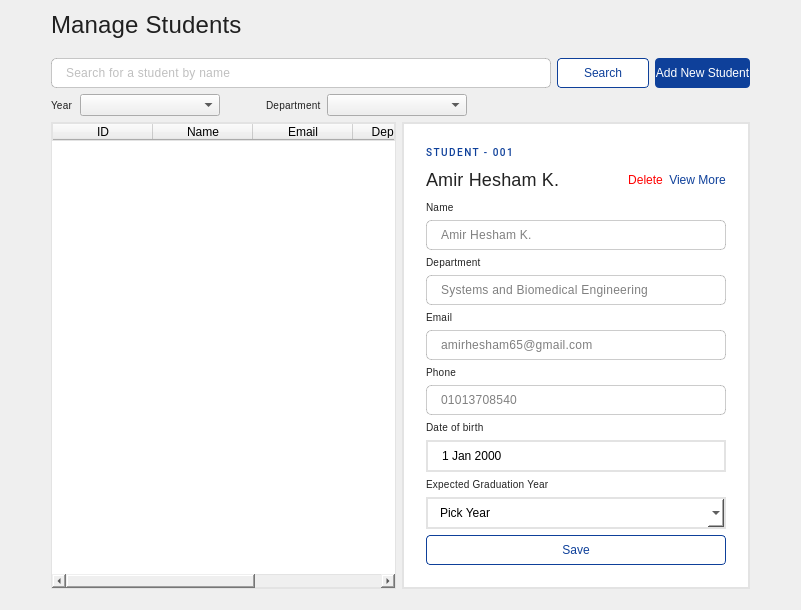
      <widget class="QWidget" name="P2_Students">
       <layout class="QHBoxLayout" name="horizontalLayout_22">
        <item>
         <spacer name="horizontalSpacer_8">
          <property name="orientation">
           <enum>Qt::Horizontal</enum>
          </property>
          <property name="sizeType">
           <enum>QSizePolicy::Preferred</enum>
          </property>
          <property name="sizeHint" stdset="0">
           <size>
            <width>40</width>
            <height>20</height>
           </size>
          </property>
         </spacer>
        </item>
        <item>
         <layout class="QVBoxLayout" name="verticalLayout_33">
          <item>
           <widget class="QLabel" name="label_27">
            <property name="styleSheet">
             <string notr="true">font-style: normal;
font-weight: 400;
font-size: 24px;
line-height: 24px;
/* identical to box height, or 100% */

letter-spacing: 0.18px;

/* 00. On Surface / High Emphasis */

color: rgba(0, 0, 0, 0.87);</string>
            </property>
            <property name="text">
             <string>Manage Students</string>
            </property>
           </widget>
          </item>
          <item>
           <spacer name="verticalSpacer_19">
            <property name="orientation">
             <enum>Qt::Vertical</enum>
            </property>
            <property name="sizeType">
             <enum>QSizePolicy::Fixed</enum>
            </property>
            <property name="sizeHint" stdset="0">
             <size>
              <width>20</width>
              <height>13</height>
             </size>
            </property>
           </spacer>
          </item>
          <item>
           <layout class="QHBoxLayout" name="horizontalLayout_12">
            <item>
             <widget class="QLineEdit" name="lineEdit_3">
              <property name="minimumSize">
               <size>
                <width>500</width>
                <height>0</height>
               </size>
              </property>
              <property name="styleSheet">
               <string notr="true">color: #000;
padding: 6px 12px;
border: 1px solid rgba(0, 0, 0, 0.20);
border-radius: 5px;

/* Body 2 */

font-family: 'Roboto';
font-style: normal;
font-weight: 400;
font-size: 12px;
line-height: 20px;
/* identical to box height, or 143% */

letter-spacing: 0.25px;

/* 00. On Surface / High Emphasis */

color: rgba(0, 0, 0, 0.50);</string>
              </property>
              <property name="placeholderText">
               <string>Search for a student by name</string>
              </property>
             </widget>
            </item>
            <item>
             <widget class="QPushButton" name="pushButton_3">
              <property name="minimumSize">
               <size>
                <width>92</width>
                <height>30</height>
               </size>
              </property>
              <property name="styleSheet">
               <string notr="true">background: #fff;
color: #0E409A;
border: 1px solid;
border-color:  #0E409A;
border-radius: 4px;
min-width: 90px;</string>
              </property>
              <property name="text">
               <string>Search</string>
              </property>
             </widget>
            </item>
            <item>
             <widget class="QPushButton" name="btn_add_student">
              <property name="sizePolicy">
               <sizepolicy hsizetype="Fixed" vsizetype="Fixed">
                <horstretch>1</horstretch>
                <verstretch>0</verstretch>
               </sizepolicy>
              </property>
              <property name="minimumSize">
               <size>
                <width>90</width>
                <height>30</height>
               </size>
              </property>
              <property name="maximumSize">
               <size>
                <width>150</width>
                <height>16777215</height>
               </size>
              </property>
              <property name="styleSheet">
               <string notr="true">color: #fff;
background: #0E409A;
border-radius: 4px;
min-width: 90px;</string>
              </property>
              <property name="text">
               <string>Add New Student</string>
              </property>
             </widget>
            </item>
           </layout>
          </item>
          <item>
           <layout class="QHBoxLayout" name="horizontalLayout_14">
            <item>
             <layout class="QHBoxLayout" name="horizontalLayout_15">
              <item>
               <widget class="QLabel" name="label_28">
                <property name="styleSheet">
                 <string notr="true">/* Body 2 */

font-family: 'Roboto';
font-style: normal;
font-weight: 300;
font-size: 10px;
line-height: 20px;
/* identical to box height, or 143% */

letter-spacing: 0.25px;
text-align: center;

/* 00. On Surface / High Emphasis */

color: rgba(0, 0, 0, 0.87);</string>
                </property>
                <property name="text">
                 <string>Year</string>
                </property>
                <property name="scaledContents">
                 <bool>false</bool>
                </property>
                <property name="alignment">
                 <set>Qt::AlignLeading|Qt::AlignLeft|Qt::AlignVCenter</set>
                </property>
                <property name="wordWrap">
                 <bool>true</bool>
                </property>
               </widget>
              </item>
              <item>
               <widget class="QComboBox" name="comboBox">
                <property name="minimumSize">
                 <size>
                  <width>140</width>
                  <height>0</height>
                 </size>
                </property>
                <property name="styleSheet">
                 <string notr="true"/>
                </property>
                <property name="currentText">
                 <string/>
                </property>
                <property name="placeholderText">
                 <string>Pick Year</string>
                </property>
                <item>
                 <property name="text">
                  <string>All</string>
                 </property>
                </item>
                <item>
                 <property name="text">
                  <string>2023</string>
                 </property>
                </item>
                <item>
                 <property name="text">
                  <string>2024</string>
                 </property>
                </item>
                <item>
                 <property name="text">
                  <string>2025</string>
                 </property>
                </item>
                <item>
                 <property name="text">
                  <string>2026</string>
                 </property>
                </item>
               </widget>
              </item>
             </layout>
            </item>
            <item>
             <spacer name="horizontalSpacer_12">
              <property name="orientation">
               <enum>Qt::Horizontal</enum>
              </property>
              <property name="sizeType">
               <enum>QSizePolicy::Fixed</enum>
              </property>
              <property name="sizeHint" stdset="0">
               <size>
                <width>40</width>
                <height>20</height>
               </size>
              </property>
             </spacer>
            </item>
            <item>
             <layout class="QHBoxLayout" name="horizontalLayout_16">
              <item>
               <widget class="QLabel" name="label_29">
                <property name="styleSheet">
                 <string notr="true">/* Body 2 */

font-family: 'Roboto';
font-style: normal;
font-weight: 300;
font-size: 10px;
line-height: 20px;
/* identical to box height, or 143% */

letter-spacing: 0.25px;
text-align: center;

/* 00. On Surface / High Emphasis */

color: rgba(0, 0, 0, 0.87);</string>
                </property>
                <property name="text">
                 <string>Department</string>
                </property>
                <property name="scaledContents">
                 <bool>false</bool>
                </property>
                <property name="alignment">
                 <set>Qt::AlignLeading|Qt::AlignLeft|Qt::AlignVCenter</set>
                </property>
                <property name="wordWrap">
                 <bool>true</bool>
                </property>
               </widget>
              </item>
              <item>
               <widget class="QComboBox" name="comboBox_2">
                <property name="minimumSize">
                 <size>
                  <width>140</width>
                  <height>0</height>
                 </size>
                </property>
                <property name="styleSheet">
                 <string notr="true"/>
                </property>
                <property name="placeholderText">
                 <string>Pick Department</string>
                </property>
                <item>
                 <property name="text">
                  <string>All</string>
                 </property>
                </item>
                <item>
                 <property name="text">
                  <string>SBE</string>
                 </property>
                </item>
                <item>
                 <property name="text">
                  <string>CMP</string>
                 </property>
                </item>
                <item>
                 <property name="text">
                  <string>ELC</string>
                 </property>
                </item>
                <item>
                 <property name="text">
                  <string>EPM</string>
                 </property>
                </item>
                <item>
                 <property name="text">
                  <string>AER</string>
                 </property>
                </item>
                <item>
                 <property name="text">
                  <string>AER</string>
                 </property>
                </item>
                <item>
                 <property name="text">
                  <string>MEC</string>
                 </property>
                </item>
                <item>
                 <property name="text">
                  <string>ARC</string>
                 </property>
                </item>
                <item>
                 <property name="text">
                  <string>CHE</string>
                 </property>
                </item>
                <item>
                 <property name="text">
                  <string>CVE</string>
                 </property>
                </item>
                <item>
                 <property name="text">
                  <string>PET</string>
                 </property>
                </item>
                <item>
                 <property name="text">
                  <string>MET</string>
                 </property>
                </item>
                <item>
                 <property name="text">
                  <string>MIN</string>
                 </property>
                </item>
               </widget>
              </item>
             </layout>
            </item>
            <item>
             <spacer name="horizontalSpacer_10">
              <property name="orientation">
               <enum>Qt::Horizontal</enum>
              </property>
              <property name="sizeHint" stdset="0">
               <size>
                <width>40</width>
                <height>20</height>
               </size>
              </property>
             </spacer>
            </item>
           </layout>
          </item>
          <item>
           <layout class="QHBoxLayout" name="horizontalLayout_21">
            <item>
             <widget class="QTableWidget" name="tbl_students">
              <property name="enabled">
               <bool>true</bool>
              </property>
              <property name="styleSheet">
               <string notr="true">color: black;
border: 1px solid rgb(227, 227, 227);</string>
              </property>
              <property name="frameShape">
               <enum>QFrame::VLine</enum>
              </property>
              <property name="selectionMode">
               <enum>QAbstractItemView::SingleSelection</enum>
              </property>
              <property name="showGrid">
               <bool>true</bool>
              </property>
              <property name="gridStyle">
               <enum>Qt::NoPen</enum>
              </property>
              <property name="sortingEnabled">
               <bool>false</bool>
              </property>
              <property name="cornerButtonEnabled">
               <bool>true</bool>
              </property>
              <column>
               <property name="text">
                <string>ID</string>
               </property>
              </column>
              <column>
               <property name="text">
                <string>Name</string>
               </property>
              </column>
              <column>
               <property name="text">
                <string>Email</string>
               </property>
              </column>
              <column>
               <property name="text">
                <string>Department</string>
               </property>
              </column>
              <column>
               <property name="text">
                <string>Year</string>
               </property>
              </column>
             </widget>
            </item>
            <item>
             <widget class="QWidget" name="card1_6" native="true">
              <property name="sizePolicy">
               <sizepolicy hsizetype="Fixed" vsizetype="Fixed">
                <horstretch>0</horstretch>
                <verstretch>0</verstretch>
               </sizepolicy>
              </property>
              <property name="minimumSize">
               <size>
                <width>0</width>
                <height>0</height>
               </size>
              </property>
              <property name="maximumSize">
               <size>
                <width>16777215</width>
                <height>500</height>
               </size>
              </property>
              <property name="styleSheet">
               <string notr="true">background-color: #fff;
border: 2px solid rgb(227, 227, 227);
padding: 0;</string>
              </property>
              <layout class="QVBoxLayout" name="verticalLayout_19">
               <property name="leftMargin">
                <number>24</number>
               </property>
               <property name="topMargin">
                <number>24</number>
               </property>
               <property name="rightMargin">
                <number>24</number>
               </property>
               <property name="bottomMargin">
                <number>24</number>
               </property>
               <item>
                <widget class="QLabel" name="stnt_code_lbl">
                 <property name="sizePolicy">
                  <sizepolicy hsizetype="Preferred" vsizetype="Fixed">
                   <horstretch>0</horstretch>
                   <verstretch>0</verstretch>
                  </sizepolicy>
                 </property>
                 <property name="font">
                  <font>
                   <family>Roboto</family>
                   <pointsize>-1</pointsize>
                   <italic>false</italic>
                   <bold>false</bold>
                  </font>
                 </property>
                 <property name="styleSheet">
                  <string notr="true">font-family: 'Roboto';
font-style: normal;
font-weight: 500;
font-size: 10px;
line-height: 16px;
/* identical to box height, or 160% */
border: 0;
letter-spacing: 1.5px;
text-transform: uppercase;

/* 00. On Surface / High Emphasis */

color: #0E409A;
</string>
                 </property>
                 <property name="text">
                  <string>STUDENT - 001</string>
                 </property>
                 <property name="scaledContents">
                  <bool>false</bool>
                 </property>
                 <property name="wordWrap">
                  <bool>true</bool>
                 </property>
                </widget>
               </item>
               <item>
                <layout class="QHBoxLayout" name="horizontalLayout_17">
                 <item>
                  <widget class="QLabel" name="nm_lbl_stud">
                   <property name="sizePolicy">
                    <sizepolicy hsizetype="Preferred" vsizetype="Fixed">
                     <horstretch>0</horstretch>
                     <verstretch>0</verstretch>
                    </sizepolicy>
                   </property>
                   <property name="styleSheet">
                    <string notr="true">font-style: normal;
font-weight: 400;
font-size: 18px;
line-height: 24px;
/* identical to box height, or 100% */

letter-spacing: 0.18px;
border: 0;
/* 00. On Surface / High Emphasis */

color: rgba(0, 0, 0, 0.87);</string>
                   </property>
                   <property name="text">
                    <string>Amir Hesham K.</string>
                   </property>
                  </widget>
                 </item>
                 <item>
                  <widget class="QPushButton" name="pushButton_5">
                   <property name="sizePolicy">
                    <sizepolicy hsizetype="Fixed" vsizetype="Fixed">
                     <horstretch>0</horstretch>
                     <verstretch>0</verstretch>
                    </sizepolicy>
                   </property>
                   <property name="minimumSize">
                    <size>
                     <width>0</width>
                     <height>30</height>
                    </size>
                   </property>
                   <property name="styleSheet">
                    <string notr="true">background: #fff;
color: red;;
border: 0;</string>
                   </property>
                   <property name="text">
                    <string>Delete</string>
                   </property>
                  </widget>
                 </item>
                 <item>
                  <widget class="QPushButton" name="btn_stud_view">
                   <property name="sizePolicy">
                    <sizepolicy hsizetype="Fixed" vsizetype="Fixed">
                     <horstretch>0</horstretch>
                     <verstretch>0</verstretch>
                    </sizepolicy>
                   </property>
                   <property name="minimumSize">
                    <size>
                     <width>0</width>
                     <height>30</height>
                    </size>
                   </property>
                   <property name="styleSheet">
                    <string notr="true">background: #fff;
color: #0E409A;;
border: 0;</string>
                   </property>
                   <property name="text">
                    <string>View More</string>
                   </property>
                  </widget>
                 </item>
                </layout>
               </item>
               <item>
                <layout class="QVBoxLayout" name="verticalLayout_30">
                 <item>
                  <widget class="QLabel" name="label_42">
                   <property name="styleSheet">
                    <string notr="true">/* Body 2 */
border: 0;
font-family: 'Roboto';
font-style: normal;
font-weight: 300;
font-size: 10px;
line-height: 20px;
/* identical to box height, or 143% */

letter-spacing: 0.25px;
text-align: center;

/* 00. On Surface / High Emphasis */

color: rgba(0, 0, 0, 0.87);</string>
                   </property>
                   <property name="text">
                    <string>Name</string>
                   </property>
                   <property name="scaledContents">
                    <bool>false</bool>
                   </property>
                   <property name="alignment">
                    <set>Qt::AlignLeading|Qt::AlignLeft|Qt::AlignVCenter</set>
                   </property>
                   <property name="wordWrap">
                    <bool>true</bool>
                   </property>
                  </widget>
                 </item>
                 <item>
                  <widget class="QLineEdit" name="ln_edt_stnt_nme_2">
                   <property name="minimumSize">
                    <size>
                     <width>300</width>
                     <height>0</height>
                    </size>
                   </property>
                   <property name="styleSheet">
                    <string notr="true">color: #000;
padding: 6px 12px;
border: 1px solid rgba(0, 0, 0, 0.20);
border-radius: 5px;

/* Body 2 */

font-family: 'Roboto';
font-style: normal;
font-weight: 400;
font-size: 12px;
line-height: 20px;
/* identical to box height, or 143% */

letter-spacing: 0.25px;

/* 00. On Surface / High Emphasis */

color: rgba(0, 0, 0, 0.50);</string>
                   </property>
                   <property name="text">
                    <string>Amir Hesham K.</string>
                   </property>
                   <property name="placeholderText">
                    <string>Enter your name</string>
                   </property>
                  </widget>
                 </item>
                </layout>
               </item>
               <item>
                <layout class="QVBoxLayout" name="verticalLayout_27">
                 <item>
                  <widget class="QLabel" name="label_37">
                   <property name="styleSheet">
                    <string notr="true">/* Body 2 */
border: 0;
font-family: 'Roboto';
font-style: normal;
font-weight: 300;
font-size: 10px;
line-height: 20px;
/* identical to box height, or 143% */

letter-spacing: 0.25px;
text-align: center;

/* 00. On Surface / High Emphasis */

color: rgba(0, 0, 0, 0.87);</string>
                   </property>
                   <property name="text">
                    <string>Department</string>
                   </property>
                   <property name="scaledContents">
                    <bool>false</bool>
                   </property>
                   <property name="alignment">
                    <set>Qt::AlignLeading|Qt::AlignLeft|Qt::AlignVCenter</set>
                   </property>
                   <property name="wordWrap">
                    <bool>true</bool>
                   </property>
                  </widget>
                 </item>
                 <item>
                  <widget class="QLineEdit" name="ln_edt_stnt_dprtmnt_2">
                   <property name="minimumSize">
                    <size>
                     <width>300</width>
                     <height>0</height>
                    </size>
                   </property>
                   <property name="styleSheet">
                    <string notr="true">color: #000;
padding: 6px 12px;
border: 1px solid rgba(0, 0, 0, 0.20);
border-radius: 5px;

/* Body 2 */

font-family: 'Roboto';
font-style: normal;
font-weight: 400;
font-size: 12px;
line-height: 20px;
/* identical to box height, or 143% */

letter-spacing: 0.25px;

/* 00. On Surface / High Emphasis */

color: rgba(0, 0, 0, 0.50);</string>
                   </property>
                   <property name="text">
                    <string>Systems and Biomedical Engineering</string>
                   </property>
                   <property name="placeholderText">
                    <string>Enter your department</string>
                   </property>
                  </widget>
                 </item>
                </layout>
               </item>
               <item>
                <layout class="QVBoxLayout" name="verticalLayout_28">
                 <item>
                  <widget class="QLabel" name="label_40">
                   <property name="styleSheet">
                    <string notr="true">/* Body 2 */
border: 0;
font-family: 'Roboto';
font-style: normal;
font-weight: 300;
font-size: 10px;
line-height: 20px;
/* identical to box height, or 143% */

letter-spacing: 0.25px;
text-align: center;

/* 00. On Surface / High Emphasis */

color: rgba(0, 0, 0, 0.87);</string>
                   </property>
                   <property name="text">
                    <string>Email</string>
                   </property>
                   <property name="scaledContents">
                    <bool>false</bool>
                   </property>
                   <property name="alignment">
                    <set>Qt::AlignLeading|Qt::AlignLeft|Qt::AlignVCenter</set>
                   </property>
                   <property name="wordWrap">
                    <bool>true</bool>
                   </property>
                  </widget>
                 </item>
                 <item>
                  <widget class="QLineEdit" name="ln_edt_stnt_mail_2">
                   <property name="minimumSize">
                    <size>
                     <width>300</width>
                     <height>0</height>
                    </size>
                   </property>
                   <property name="styleSheet">
                    <string notr="true">color: #000;
padding: 6px 12px;
border: 1px solid rgba(0, 0, 0, 0.20);
border-radius: 5px;

/* Body 2 */

font-family: 'Roboto';
font-style: normal;
font-weight: 400;
font-size: 12px;
line-height: 20px;
/* identical to box height, or 143% */

letter-spacing: 0.25px;

/* 00. On Surface / High Emphasis */

color: rgba(0, 0, 0, 0.50);</string>
                   </property>
                   <property name="text">
                    <string>amirhesham65@gmail.com</string>
                   </property>
                   <property name="placeholderText">
                    <string>Enter your email</string>
                   </property>
                  </widget>
                 </item>
                </layout>
               </item>
               <item>
                <layout class="QVBoxLayout" name="verticalLayout_29">
                 <item>
                  <widget class="QLabel" name="label_41">
                   <property name="styleSheet">
                    <string notr="true">/* Body 2 */
border: 0;
font-family: 'Roboto';
font-style: normal;
font-weight: 300;
font-size: 10px;
line-height: 20px;
/* identical to box height, or 143% */

letter-spacing: 0.25px;
text-align: center;

/* 00. On Surface / High Emphasis */

color: rgba(0, 0, 0, 0.87);</string>
                   </property>
                   <property name="text">
                    <string>Phone</string>
                   </property>
                   <property name="scaledContents">
                    <bool>false</bool>
                   </property>
                   <property name="alignment">
                    <set>Qt::AlignLeading|Qt::AlignLeft|Qt::AlignVCenter</set>
                   </property>
                   <property name="wordWrap">
                    <bool>true</bool>
                   </property>
                  </widget>
                 </item>
                 <item>
                  <widget class="QLineEdit" name="ln_edt_stnt_phn_2">
                   <property name="minimumSize">
                    <size>
                     <width>300</width>
                     <height>0</height>
                    </size>
                   </property>
                   <property name="styleSheet">
                    <string notr="true">color: #000;
padding: 6px 12px;
border: 1px solid rgba(0, 0, 0, 0.20);
border-radius: 5px;

/* Body 2 */

font-family: 'Roboto';
font-style: normal;
font-weight: 400;
font-size: 12px;
line-height: 20px;
/* identical to box height, or 143% */

letter-spacing: 0.25px;

/* 00. On Surface / High Emphasis */

color: rgba(0, 0, 0, 0.50);</string>
                   </property>
                   <property name="text">
                    <string>01013708540</string>
                   </property>
                   <property name="placeholderText">
                    <string>Enter your phone </string>
                   </property>
                  </widget>
                 </item>
                </layout>
               </item>
               <item>
                <layout class="QVBoxLayout" name="verticalLayout_32">
                 <item>
                  <widget class="QLabel" name="label_44">
                   <property name="styleSheet">
                    <string notr="true">/* Body 2 */
border: 0;
font-family: 'Roboto';
font-style: normal;
font-weight: 300;
font-size: 10px;
line-height: 20px;
/* identical to box height, or 143% */

letter-spacing: 0.25px;
text-align: center;

/* 00. On Surface / High Emphasis */

color: rgba(0, 0, 0, 0.87);</string>
                   </property>
                   <property name="text">
                    <string>Date of birth</string>
                   </property>
                   <property name="scaledContents">
                    <bool>false</bool>
                   </property>
                   <property name="alignment">
                    <set>Qt::AlignLeading|Qt::AlignLeft|Qt::AlignVCenter</set>
                   </property>
                   <property name="wordWrap">
                    <bool>true</bool>
                   </property>
                  </widget>
                 </item>
                 <item>
                  <widget class="QDateEdit" name="dateEdit_2">
                   <property name="minimumSize">
                    <size>
                     <width>300</width>
                     <height>0</height>
                    </size>
                   </property>
                   <property name="styleSheet">
                    <string>padding: 6px 12px;</string>
                   </property>
                   <property name="frame">
                    <bool>true</bool>
                   </property>
                   <property name="buttonSymbols">
                    <enum>QAbstractSpinBox::NoButtons</enum>
                   </property>
                  </widget>
                 </item>
                </layout>
               </item>
               <item>
                <layout class="QVBoxLayout" name="verticalLayout_31">
                 <item>
                  <widget class="QLabel" name="label_43">
                   <property name="styleSheet">
                    <string notr="true">/* Body 2 */
border: 0;
font-family: 'Roboto';
font-style: normal;
font-weight: 300;
font-size: 10px;
line-height: 20px;
/* identical to box height, or 143% */

letter-spacing: 0.25px;
text-align: center;

/* 00. On Surface / High Emphasis */

color: rgba(0, 0, 0, 0.87);</string>
                   </property>
                   <property name="text">
                    <string>Expected Graduation Year</string>
                   </property>
                   <property name="scaledContents">
                    <bool>false</bool>
                   </property>
                   <property name="alignment">
                    <set>Qt::AlignLeading|Qt::AlignLeft|Qt::AlignVCenter</set>
                   </property>
                   <property name="wordWrap">
                    <bool>true</bool>
                   </property>
                  </widget>
                 </item>
                 <item>
                  <widget class="QComboBox" name="cmb_grd_yr_2">
                   <property name="minimumSize">
                    <size>
                     <width>300</width>
                     <height>0</height>
                    </size>
                   </property>
                   <property name="styleSheet">
                    <string notr="true">padding: 6px 12px;</string>
                   </property>
                   <property name="placeholderText">
                    <string>Pick Year</string>
                   </property>
                   <item>
                    <property name="text">
                     <string>2023</string>
                    </property>
                   </item>
                   <item>
                    <property name="text">
                     <string>2024</string>
                    </property>
                   </item>
                   <item>
                    <property name="text">
                     <string>2025</string>
                    </property>
                   </item>
                   <item>
                    <property name="text">
                     <string>2026</string>
                    </property>
                   </item>
                  </widget>
                 </item>
                </layout>
               </item>
               <item>
                <widget class="QPushButton" name="pushButton_4">
                 <property name="minimumSize">
                  <size>
                   <width>92</width>
                   <height>30</height>
                  </size>
                 </property>
                 <property name="styleSheet">
                  <string notr="true">background: #fff;
color: #0E409A;
border: 1px solid;
border-color:  #0E409A;
border-radius: 4px;
min-width: 90px;</string>
                 </property>
                 <property name="text">
                  <string>Save</string>
                 </property>
                </widget>
               </item>
              </layout>
             </widget>
            </item>
           </layout>
          </item>
          <item>
           <spacer name="verticalSpacer_24">
            <property name="orientation">
             <enum>Qt::Vertical</enum>
            </property>
            <property name="sizeType">
             <enum>QSizePolicy::Fixed</enum>
            </property>
            <property name="sizeHint" stdset="0">
             <size>
              <width>17</width>
              <height>10</height>
             </size>
            </property>
           </spacer>
          </item>
         </layout>
        </item>
        <item>
         <spacer name="horizontalSpacer_9">
          <property name="orientation">
           <enum>Qt::Horizontal</enum>
          </property>
          <property name="sizeType">
           <enum>QSizePolicy::Preferred</enum>
          </property>
          <property name="sizeHint" stdset="0">
           <size>
            <width>40</width>
            <height>20</height>
           </size>
          </property>
         </spacer>
        </item>
       </layout>
      </widget>
